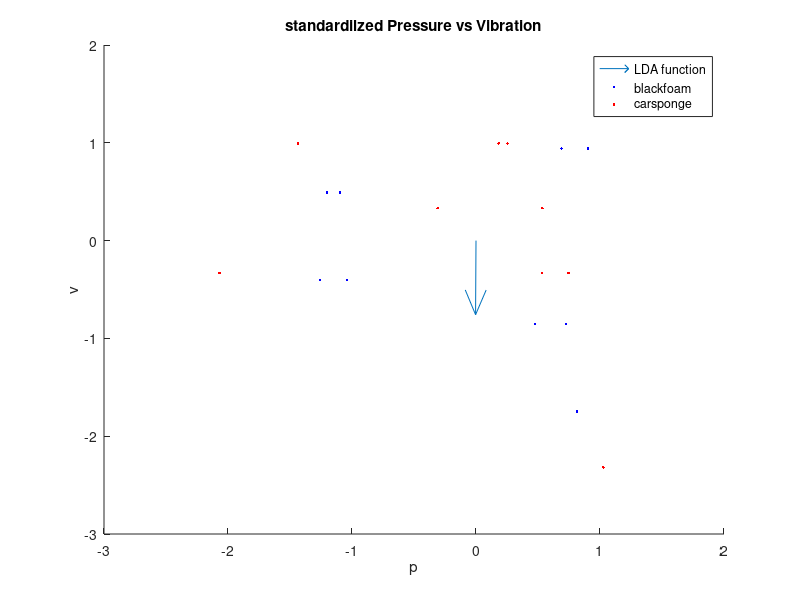
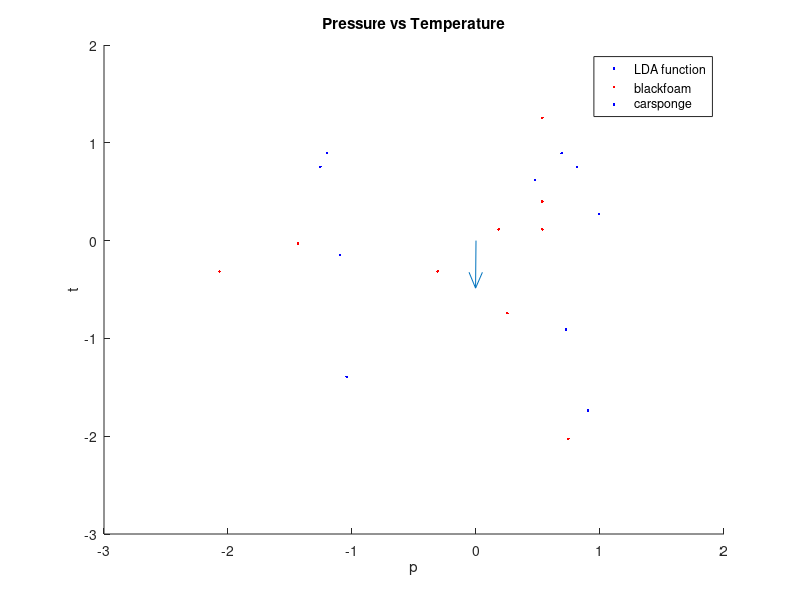
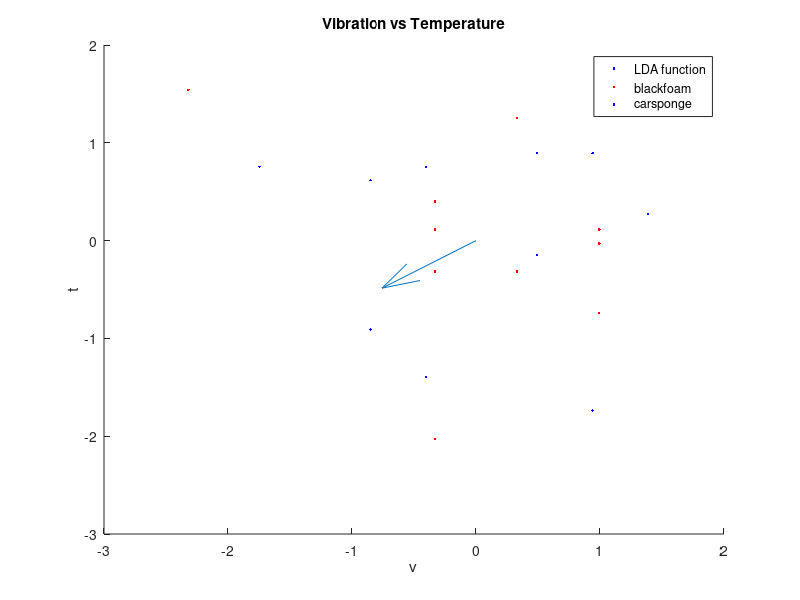

Here is the MATLAB script that generated these plots, in order:
% Load the data from the .mat file
data = load('Lab1/F0_PVT.mat');

pressure = data.Pressure;
temperature = data.Temperature;
vibration = data.Vibration;

% Initialize matrices with three columns for Pressure, Vibration, and Temperature
X_black_foam = zeros(size(pressure, 2), 3);
X_car_sponge = zeros(size(pressure, 2), 3);

% Extract data for black foam and car sponge
for i = 1 : size(pressure, 2)
    X_black_foam(i, 1) = pressure(2, i); % Pressure
    X_black_foam(i, 2) = vibration(2, i); % Vibration
    X_black_foam(i, 3) = temperature(2, i); % Temperature

    X_car_sponge(i, 1) = pressure(3, i); % Pressure
    X_car_sponge(i, 2) = vibration(3, i); % Vibration
    X_car_sponge(i, 3) = temperature(3, i); % Temperature
end


% Standardization
X_black_foam = (X_black_foam - mean(X_black_foam)) ./ std(X_black_foam);
X_car_sponge = (X_car_sponge - mean(X_car_sponge)) ./ std(X_car_sponge);



mean_black_foam = mean(X_black_foam);
mean_car_sponge = mean(X_car_sponge);

% Initialize the within-class scatter matrix S_W
S_W = zeros(3, 3);

% Calculate S_W
for i = 1 : size(X_black_foam, 1)
    S_W = S_W + (X_black_foam(i,:) - mean_black_foam)' * (X_black_foam(i,:) - mean_black_foam);
end
for i = 1 : size(X_car_sponge, 1)
    S_W = S_W + (X_car_sponge(i,:) - mean_car_sponge)' * (X_car_sponge(i,:) - mean_car_sponge);
end
for i = 1 : size(pressure,2)
    S_W = S_W + (X_black_foam(i,:) - mean(X_black_foam))' * (X_black_foam(i,:) - mean(X_black_foam));
    S_W = S_W + (X_car_sponge(i,:) - mean(X_car_sponge))' * (X_car_sponge(i,:) - mean(X_car_sponge));
end

S_B = (mean(X_black_foam) - mean(X_car_sponge))' * (mean(X_black_foam) - mean(X_car_sponge));

S = inv(S_W) * S_B;

[eigenvectors, eigenvalues] = eig(S);
disp('Eigenvectors');
disp(eigenvectors);
disp('Eigenvalues');
disp(eigenvalues);

eigenvalues = diag(eigenvalues);
% Sort the eigenvalues in descending order and get indices
[sorted_eigenvalues, sort_index] = sort(eigenvalues, 'descend');
feature_vector = eigenvectors(:, sort_index(1));
disp(feature_vector);


figure;
hold on;
quiver(0,0,feature_vector(1),feature_vector(2));
for i = 1:size(X_black_foam, 1)
    plot(X_black_foam(i, 1), X_black_foam(i, 2), 'b.');
    plot(X_car_sponge(i, 1), X_car_sponge(i, 2), 'r.');
end

hold off;

title('standardilzed Pressure vs Vibration')
xlabel('p')
ylabel('v')
legend()
legend('LDA function','blackfoam', 'carsponge')

figure;
hold on;
for i = 1:size(X_black_foam, 1)
    plot(X_black_foam(i, 1), X_black_foam(i, 3), 'b.');
    plot(X_car_sponge(i, 1), X_car_sponge(i, 3), 'r.');
end
quiver(0,0,feature_vector(1),feature_vector(3));
hold off;

title('Pressure vs Temperature')
xlabel('p')
ylabel('t')
legend()
legend('LDA function','blackfoam', 'carsponge')


figure;
hold on;
for i = 1:size(X_black_foam, 1)
    plot(X_black_foam(i, 2), X_black_foam(i, 3), 'b.');
    plot(X_car_sponge(i, 2), X_car_sponge(i, 3), 'r.');
end
quiver(0,0,feature_vector(2),feature_vector(3));
hold off;

title('Vibration vs Temperature')
xlabel('v')
ylabel('t')
legend()
legend('LDA function','blackfoam', 'carsponge')
